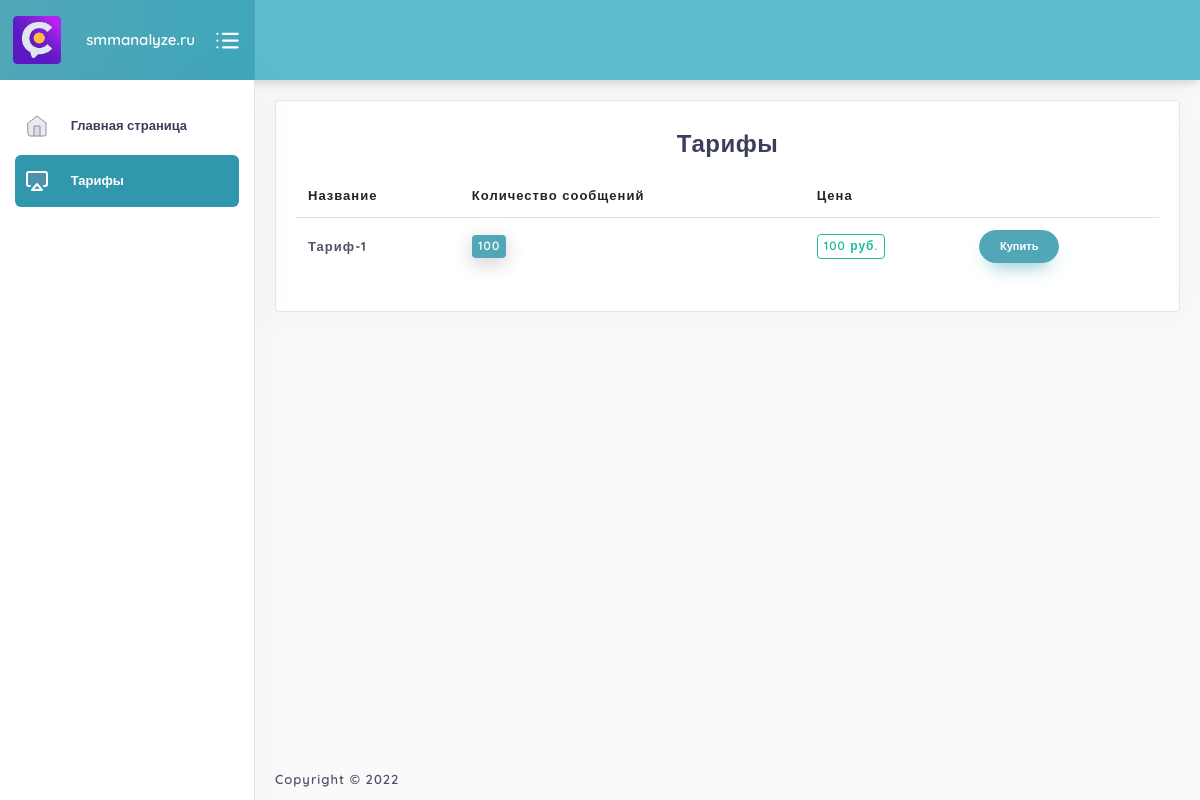
Page /tarrifs on the committed database.
### backend/models.py (models this page shows, shortened)
class Tarrif(models.Model):
    name = models.CharField(max_length=255, verbose_name='Название')
    messages_count = models.IntegerField(verbose_name='Количество сообщений')
    price = models.IntegerField(verbose_name='Цена')
    class Meta:
        verbose_name = 'Тариф'
        verbose_name_plural = 'Тарифы'

### frontend/views.py (the view)
# urls.py: path('tarrifs', views.TarrifsView.as_view()),
class TarrifsView(View):
    template_name = 'tarrifs.html'
    def get(self, request):
        error = request.session.get('error', None)
        request.session['error'] = None
        tarrifs = Tarrif.objects.all()
        return render(request, self.template_name, {
            'tarrifs': tarrifs,
            'error': error,
        })

### frontend/templates/tarrifs.html (shortened to what this page needs)
{% extends 'base.html' %}
{% block content %}
<div class="col-12">
  <div class="layout-spacing">
    <div class="widget widget-content-area br-4">
      <div class="widget-one">
        <h4 class="text-center mb-2 mt-2">
          <b>
            Тарифы
          </b>
        </h4>
        <div class="table-responsive">
          <table class="table mt-2">
            <thead>
              <tr>
                <th>Название</th>
                <th>Количество сообщений</th>
                <th>Цена</th>
                <th></th>
              </tr>
            </thead>
            <tbody>
              {% for tarrif in tarrifs %}
              <tr>
                <td><b>{{ tarrif.name }}</b></td>
                <td>
                  <span class="badge badge-primary">{{ tarrif.messages_count }}</span>
                </td>
                <td>
                  <span class="badge outline-badge-success">
                    {{ tarrif.price }} руб.
                  </span>
                </td>
                <td>
                  <button onclick="buy_confirm({{ tarrif.id }})" class="btn btn-rounded btn-sm btn-primary">
                    <b>Купить</b>
                  </button>
                </td>
              </tr>
              {% endfor %}
            </tbody>
          </table>
        </div>
      </div>
    </div>
  </div>
  <div class="layout-spacing">
  </div>
</div>
{% endblock %}

### static/assets/css/components/custom-sweetalert.css (style rules this page uses)
.btn { margin-right: 5px; }

### static/assets/css/main.css (style rules this page uses)
html { min-height: 100%; }
body { color: #888ea8; height: 100%; font-size: 0.875rem; background: #f1f2f3; overflow-x: hidden; overflow-y: auto; letter-spacing: 0.0312rem; font-family: 'Quicksand', sans-serif; }
h1, h2, h3, h4, h5, h6 { color: #3b3f5c; }
.btn { padding: 0.4375rem 1.25rem; text-shadow: none; font-size: 14px; color: #3b3f5c; font-weight: normal; white-space: normal; word-wrap: break-word; transition: .2s ease-out; touch-action: manipulation; cursor: pointer; background-color: #f1f2f3; box-shadow: 0px 5px 20px 0 rgba(0, 0, 0, 0.1); will-change: opacity, transform; transition: all 0.3s ease-out; -webkit-transition: all 0.3s ease-out; }
.btn-group-sm > .btn, .btn-sm { font-size: 0.6875rem; }
.btn-primary { color: #fff !important; background-color: #51a7b8 !important; border-color: #51a7b8; box-shadow: 0 10px 20px -10px #51a7b8; }
.btn-rounded { -webkit-border-radius: 1.875rem !important; -moz-border-radius: 1.875rem !important; -ms-border-radius: 1.875rem !important; -o-border-radius: 1.875rem !important; border-radius: 1.875rem !important; }
.badge { font-weight: 600; line-height: 1.4; padding: 3px 6px; font-size: 12px; font-weight: 600; transition: all 0.3s ease-out; -webkit-transition: all 0.3s ease-out; }
.badge-primary { color: #fff; background-color: #51a7b8; }
.outline-badge-success { color: #1abc9c; background-color: transparent; border: 1px solid #1abc9c; }
.table > tbody > tr > td { vertical-align: middle; color: #515365; font-size: 13px; letter-spacing: 1px; }
.table > thead > tr > th { text-transform: initial; font-weight: 600; border-top: none; border-right: none; border-left: none; -webkit-transition: all 0.1s ease; transition: all 0.1s ease; vertical-align: bottom; border-bottom: none; font-size: 13px; letter-spacing: 1px; }
.table thead th { vertical-align: bottom; border-bottom: none; }
table .badge-success, table .badge-primary, table .badge-warning, table .badge-danger, table .badge-info, table .badge-secondary, table .badge-dark { box-shadow: 0px 5px 20px 0 rgba(0, 0, 0, 0.2); will-change: opacity, transform; transition: all 0.3s ease-out; -webkit-transition: all 0.3s ease-out; }
.br-4 { border-radius: 4px !important; }

### static/assets/css/structure.css (style rules this page uses)
html { min-height: 100%; }
body { color: #888ea8; height: 100%; font-size: 0.875rem; background: #fafafa; overflow-x: hidden; overflow-y: auto; letter-spacing: 0.0312rem; font-family: 'Quicksand', 'Roboto', sans-serif; }
h1, h2, h3, h4, h5, h6 { color: #3b3f5c; }
.widget { padding: 0; margin-top: 0; margin-bottom: 0; border-radius: 6px; border: 1px solid #e0e6ed; box-shadow: 0 0 40px 0 rgba(94, 92, 154, 0.06); }
.layout-spacing { padding-bottom: 40px; }
.widget-content-area { padding: 20px; position: relative; background-color: #fff; border-bottom-left-radius: 6px; border-bottom-right-radius: 6px; }

### rows in the picture
Tarrif: name "Тариф-1", messages_count "100", price "100"
